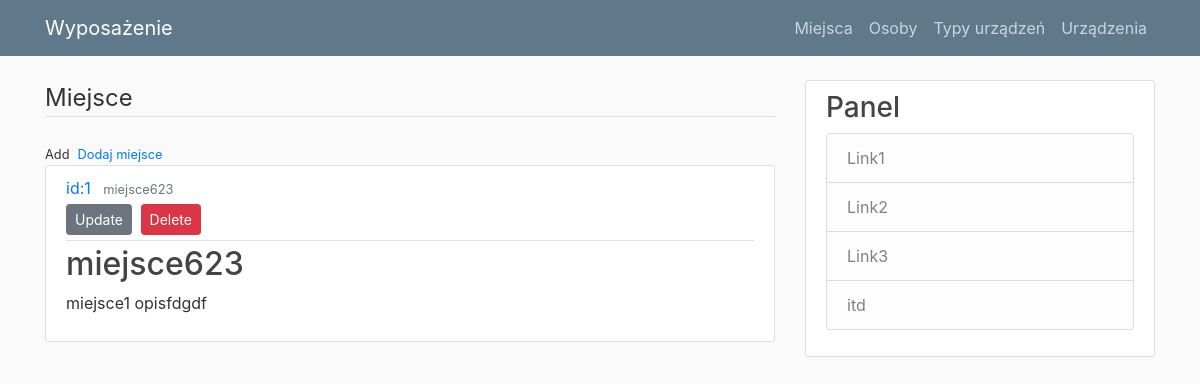
The app's page /pokazmiejsce/1, older data.
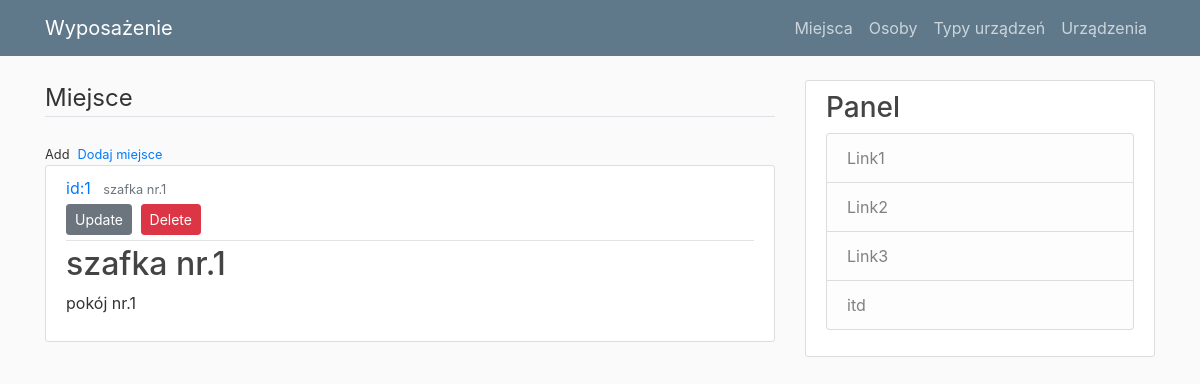
The same page, newer data.
### wyposazenie/models.py (models this page shows)
class Miejsca(db.Model):
    __tablename__ = "miejsca"
    id_miejsce = db.Column(db.Integer, primary_key = True)
    nazwa = db.Column(db.String(30), nullable = False, unique = True)
    opis = db.Column(db.String(150))

### wyposazenie/routes.py (the view)
@app.route("/pokazmiejsce/<int:id_miejsce>", methods=['GET', 'POST'])
def pokazmiejsce(id_miejsce):
    miejsce_query = Miejsca.query.get_or_404(id_miejsce)
    return render_template("pokaz_miejsce.html", miejsce = miejsce_query )

### wyposazenie/templates/pokaz_miejsce.html (shortened to what this page needs)
{% extends "layout.html" %}
{% block content %}
<legend class="border-bottom mb-4">Miejsce</legend>
<div>
    <small class="text muted">
        Add<a class="ml-2" href="{{ url_for('dodajmiejsce') }}">Dodaj miejsce</a>
    </small>
</div>
<article class="media content-section">
    <div class="media-body">
        <div class="article-metadata">
            <a class="mr-2" href="#">id:{{ miejsce.id_miejsce }}</a>
            <small class="text-muted">{{ miejsce.nazwa }}</small>
            <div>
                <a class="btn btn-secondary btn-sm mt-1 mb-1"
                   href="{{ url_for('update_miejsce', id_miejsce=miejsce.id_miejsce) }}">Update</a>
                <button type="button" class="btn btn-danger btn-sm m-1" data-toggle="modal" data-target="#deleteModal">
                    Delete
                </button>
            </div>
        </div>
        <h2 class="article-title">{{ miejsce.nazwa }}</h2>
        <p class="article-content">{{ miejsce.opis }}</p>
    </div>
</article>
{%  endblock content %}

Row changes from the older to the newer data that the page shows:
changed Miejsca id 1: nazwa "miejsce623" → "szafka nr.1"; opis "miejsce1 opisfdgdf" → "pokój nr.1"
